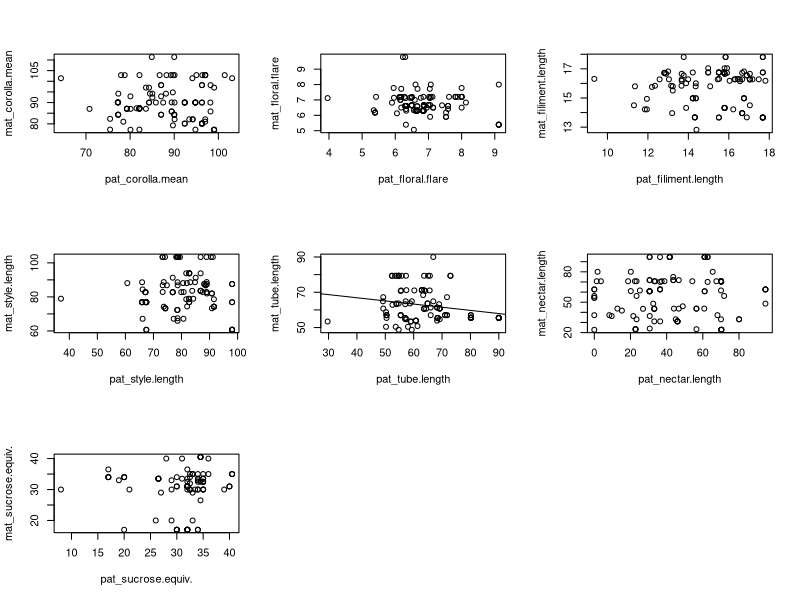

Source code (R):
# Floral traits regressions ####
# Haley Carter

# data ####
by_off <- read.csv("Data/by_offspring.csv")

# linear model of maternal traits by paternal traits ####
corolla <- lm(mat_corolla.mean~pat_corolla.mean, by_off)
flare <- lm(mat_floral.flare~pat_floral.flare, by_off)
filiment <- lm(mat_filiment.length~pat_filiment.length, by_off)
style <- lm(mat_style.length~pat_style.length, by_off)
tube <- lm(mat_tube.length~pat_tube.length, by_off)
nectar <- lm(mat_nectar.length~pat_nectar.length, by_off)
sucrose <- lm(mat_sucrose.equiv.~pat_sucrose.equiv., by_off)

summary(corolla) # p = 0.92
summary(flare) # p = 0.0979
summary(filiment) # p = 0.974
summary(style) # p = 0.771
summary(tube) # p = 0.0306, multiple R^2 = 0.0446, negative rel.
summary(nectar) # p = 0.595
summary(sucrose) # p = 0.669

# plot ####
par(mfrow = c(3, 3))
plot(mat_corolla.mean~pat_corolla.mean, by_off)
plot(mat_floral.flare~pat_floral.flare, by_off)
plot(mat_filiment.length~pat_filiment.length, by_off)
plot(mat_style.length~pat_style.length, by_off)
plot(mat_tube.length~pat_tube.length, by_off)
abline(tube)
plot(mat_nectar.length~pat_nectar.length, by_off)
plot(mat_sucrose.equiv.~pat_sucrose.equiv., by_off)
par(mfrow = c(1,1))
